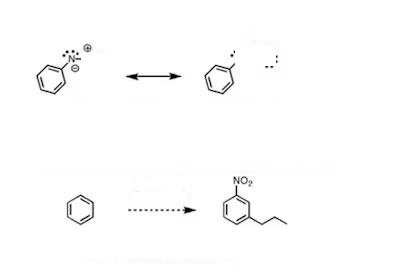
#> input picture notext_images/3.jpeg, 400 x 279 px, found by its file name
$ python lines.py
#> lines starting #> are read from the running program, lines starting #| are printed output that depends on the picture; after the words box and inside, x2 and y2 are one past the last pixel; in counts of white or black regions, pixels touching at a corner belong together
import cv2
import numpy as np
import matplotlib.pyplot as plt
import os

# Load the image
image_name = '3.jpeg'
image_path = os.path.join(os.getcwd(), 'notext_images', image_name)
image = cv2.imread(image_path)
#> image is the input picture: shape (279, 400, 3); mean B, G, R 252.4, 252.4, 252.4
gray = cv2.cvtColor(image, cv2.COLOR_BGR2GRAY)  # Convert to grayscale

# Edge detection (Canny Edge Detection)
edges = cv2.Canny(gray, 50, 150, apertureSize=3)
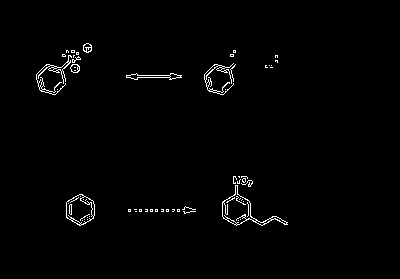
#> edges: shape (279, 400); 1.3% white in thin lines or dots, all inside (x1, y1, x2, y2) = (36, 43, 288, 226)

# Line detection using Hough Transform
lines = cv2.HoughLines(edges, 1, np.pi / 180, 180)
#> lines = None

# Draw detected lines
if lines is not None:
    for rho, theta in lines[:, 0]:
        a = np.cos(theta)
        b = np.sin(theta)
        x0 = a * rho
        y0 = b * rho
        x1 = int(x0 + 1000 * (-b))
        y1 = int(y0 + 1000 * (a))
        x2 = int(x0 - 1000 * (-b))
        y2 = int(y0 - 1000 * (a))
        cv2.line(image, (x1, y1), (x2, y2), (0, 0, 255), 2)  # Red lines

# Display the image
plt.figure(figsize=(10, 10))
plt.imshow(cv2.cvtColor(image, cv2.COLOR_BGR2RGB))
plt.title("Detected Lines")
plt.axis("off")
plt.show()

$ run again, with notext_images/4.jpeg copied over notext_images/3.jpeg
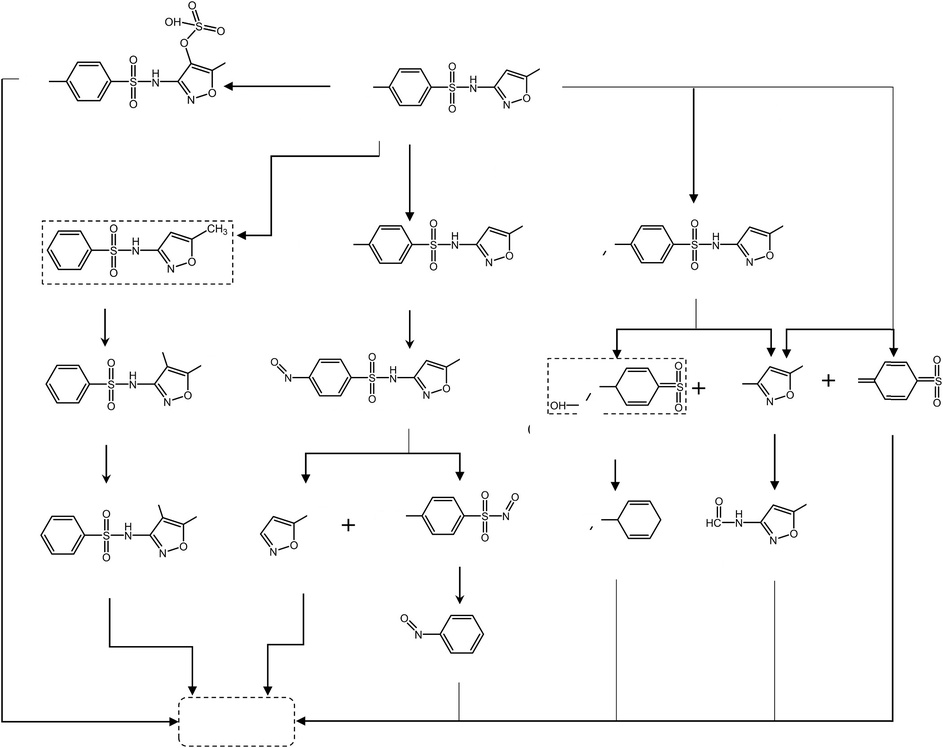
#> input picture notext_images/4.jpeg, 943 x 748 px, shrunk from 2100 x 1667 before the run, found by its file name
#> image is the input picture: shape (748, 943, 3); min 0, max 255, mean 248.8
#> `edges = cv2.Canny(gray, 50, 150, apertureSize=3)`:
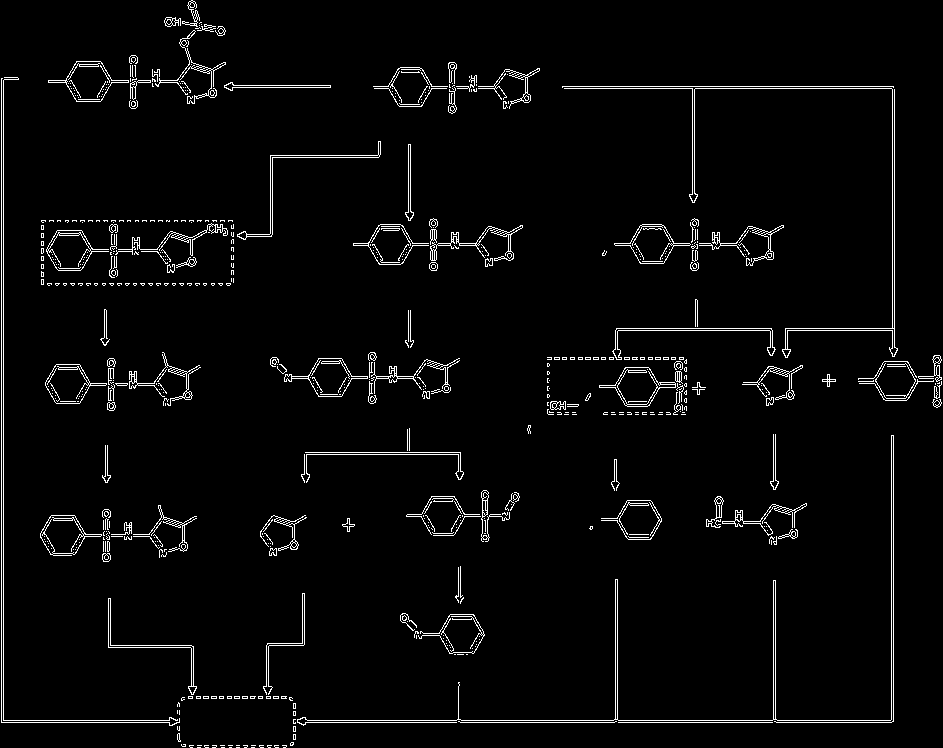
#> edges: shape (748, 943); 3.2% white in thin lines or dots
#> lines = 13 rows, first 8: [722, 1.57], [720, 1.57], [1, 0], [3, 0], [86, 1.57], [88, 1.57], [891, 0], [893, 0]
#> the loop `for rho, theta in lines[:, 0]:` made 13 passes
#> (rho, theta, a, b, x0, y0, x1, y1) on passes 1 to 8: (722, 1.57, -4.37e-08, 1, -3.16e-05, 722, -1000, 721), (720, 1.57, -4.37e-08, 1, -3.15e-05, 720, -1000, 719), (1, 0, 1, 0, 1, 0, 1, 1000), (3, 0, 1, 0, 3, 0, 3, 1000), (86, 1.57, -4.37e-08, 1, -3.76e-06, 86, -1000, 85), (88, 1.57, -4.37e-08, 1, -3.85e-06, 88, -1000, 87), (891, 0, 1, 0, 891, 0, 891, 1000), (893, 0, 1, 0, 893, 0, 893, 1000)
#> after the loop `for rho, theta in lines[:, 0]:`:
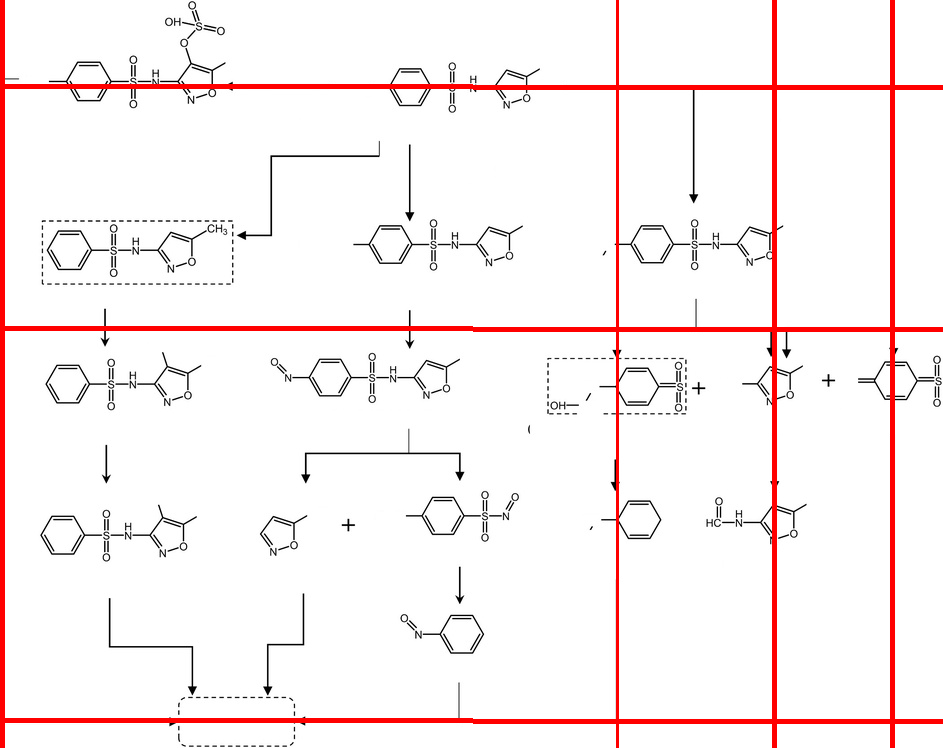
#> image: shape (748, 943, 3); 3.88% of pixels changed, all inside (x1, y1, x2, y2) = (0, 0, 943, 748)

$ run again, with notext_images/5.jpeg copied over notext_images/3.jpeg
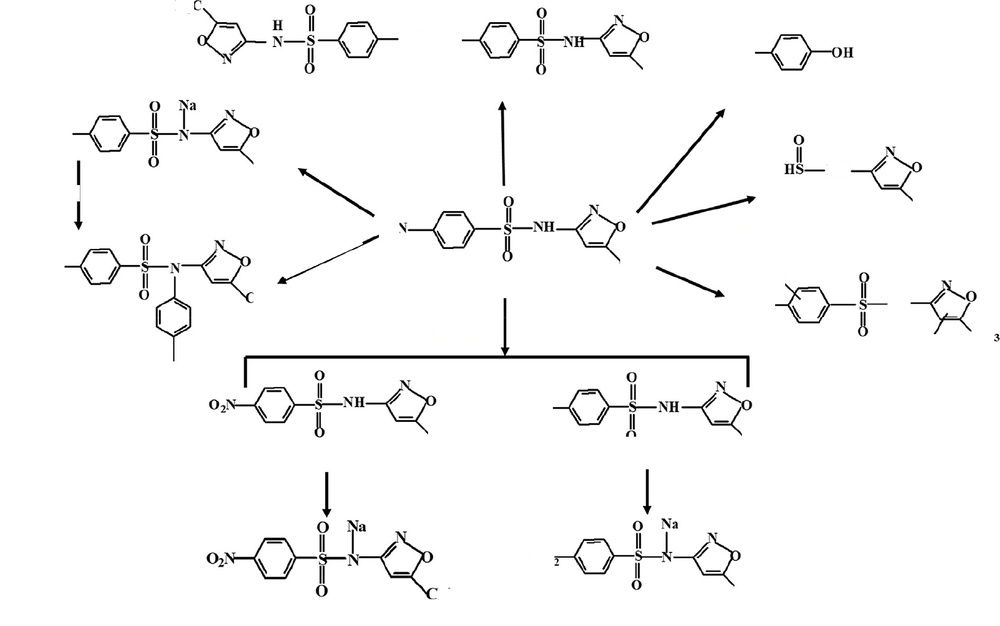
#> input picture notext_images/5.jpeg, 1000 x 626 px, shrunk from 1890 x 1184 before the run, found by its file name
#> image is the input picture: shape (626, 1000, 3); mean B, G, R 247.9, 247.9, 247.9
#> `edges = cv2.Canny(gray, 50, 150, apertureSize=3)`:
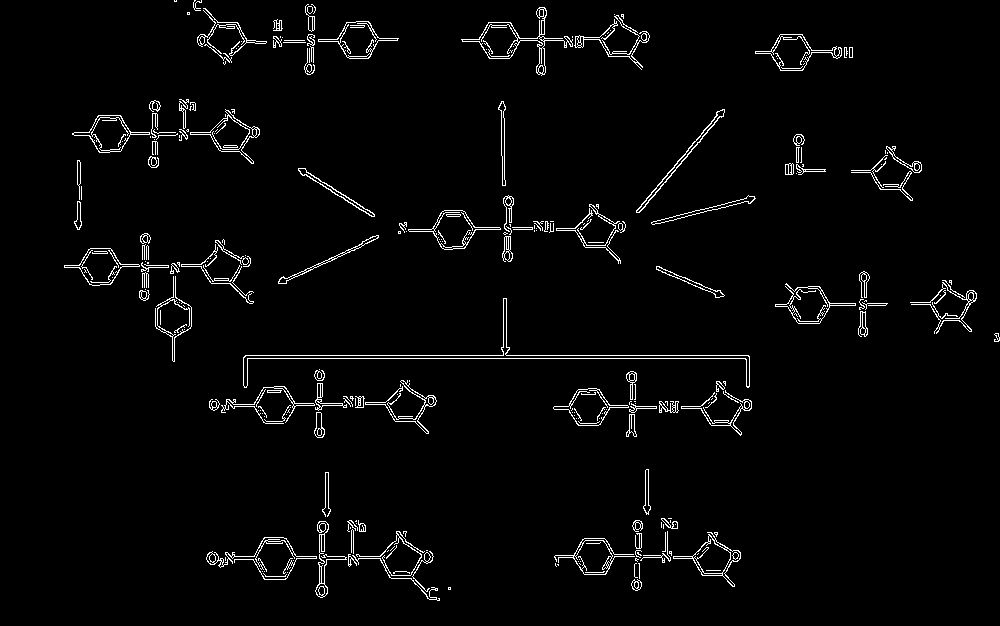
#> edges: shape (626, 1000); 2.7% white in thin lines or dots, all inside (x1, y1, x2, y2) = (64, 0, 1000, 601)
#> lines = [[355, 1.57], [358, 1.57]]
#> the loop `for rho, theta in lines[:, 0]:` made 2 passes
#> (rho, theta, a, b, x0, y0, x1, y1) on passes 1 to 2: (355, 1.57, -4.37e-08, 1, -1.55e-05, 355, -1000, 354), (358, 1.57, -4.37e-08, 1, -1.56e-05, 358, -1000, 357)
#> after the loop `for rho, theta in lines[:, 0]:`:
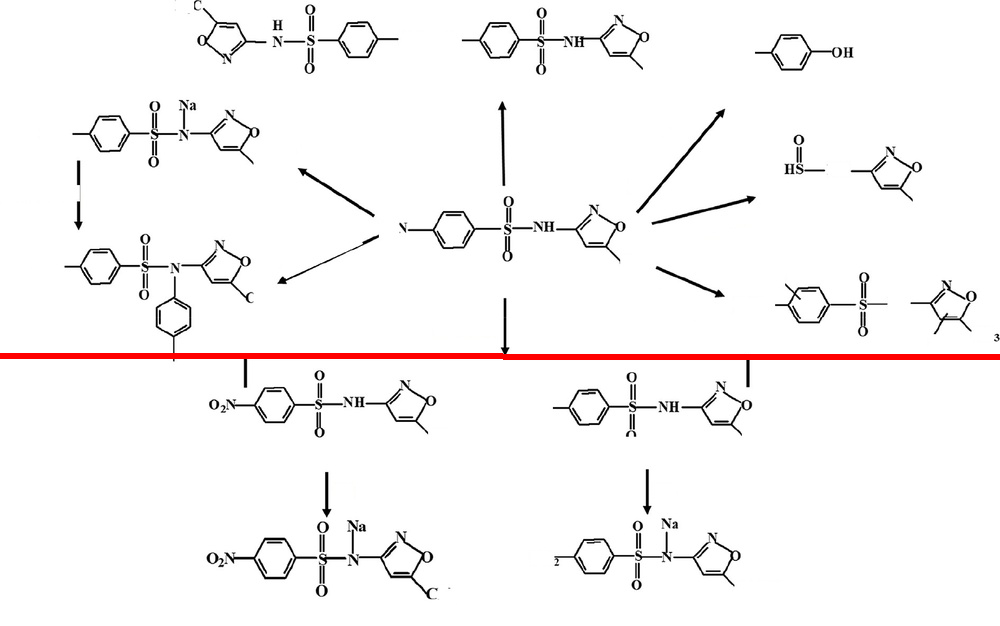
#> image: shape (626, 1000, 3); 0.96% of pixels changed, all inside (x1, y1, x2, y2) = (0, 353, 1000, 360)

$ run again, with notext_images/8.jpeg copied over notext_images/3.jpeg
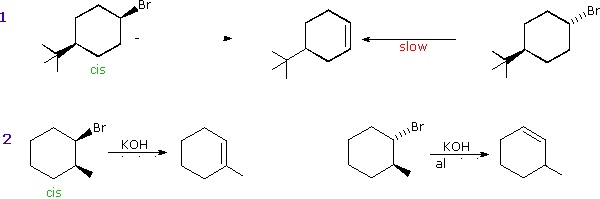
#> input picture notext_images/8.jpeg, 600 x 199 px, found by its file name
#> image is the input picture: shape (199, 600, 3); mean B, G, R 249, 249, 249.1
#> `edges = cv2.Canny(gray, 50, 150, apertureSize=3)`:
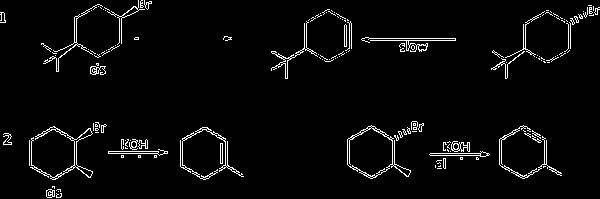
#> edges: shape (199, 600); 3.6% white in thin lines or dots
#> lines = None
